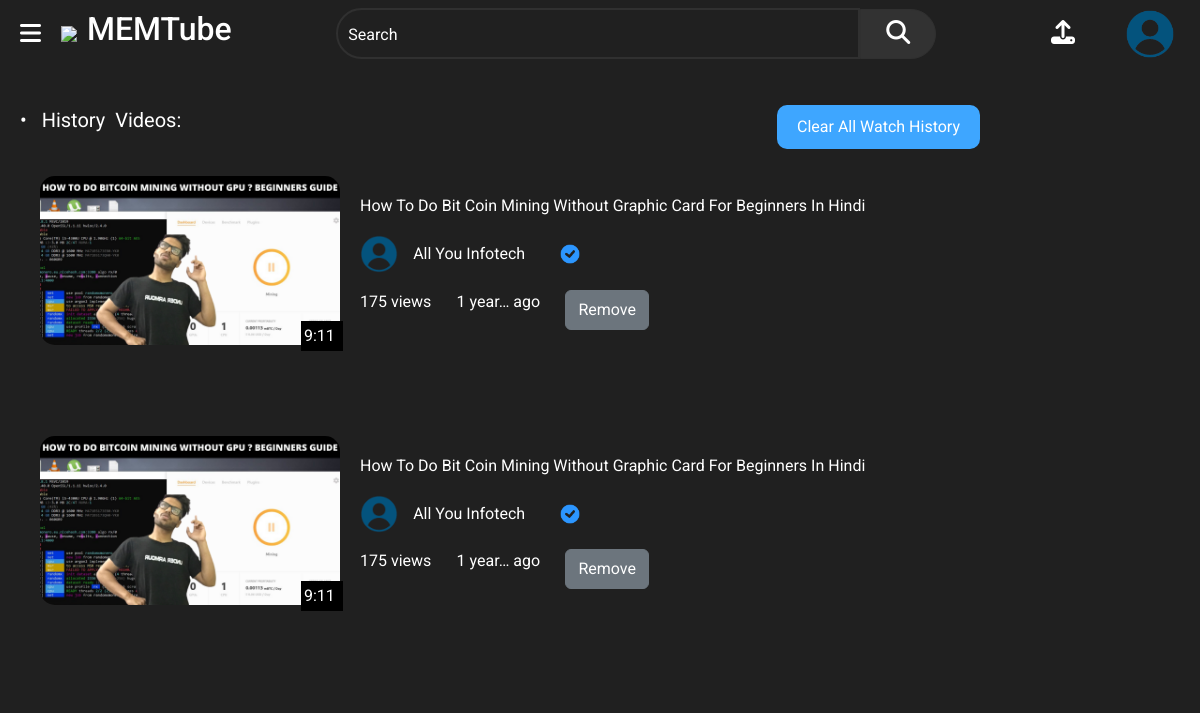
The page /youtube/history (signed in) on the database its author committed.
### youtube_app/models.py (models this page shows, shortened)
class user_videos_history(models.Model):
    user=models.ForeignKey(User,on_delete=models.CASCADE)
    videos=models.ForeignKey(video_details,on_delete=models.CASCADE)
    timestamp=models.DateTimeField(auto_now_add=True)

class video_details(models.Model):
    video_id=models.AutoField(primary_key=True)
    video_title=models.CharField(max_length=150)
    video_category=models.CharField(max_length=100)
    video_description=models.TextField(default="")
    video_thumbnail=models.ImageField(upload_to='thumbnail')
    video_channelname=models.CharField(max_length=100,default="")
    video_timestamp=models.DateTimeField(auto_now_add=True)
    video_duration=models.CharField(max_length=20,default="")
    video_views=models.IntegerField(default=0)
    video_videofile=models.FileField(upload_to='video')

### youtube_app/views.py (the view)
# urls.py: path('youtube/history', views.history_show,name="history_show"),
def history_show(request):
    if request.user.is_authenticated:
        his_video=user_videos_history.objects.order_by('-timestamp')
        return render(request,'youtube_app/history.html',{'videos':his_video})
    else:
        messages.error(request,"Login Required")
        return redirect(request.META.get('HTTP_REFERER', '/'))

### youtube_app/templates/youtube_app/history.html (shortened to what this page needs)
{%extends 'youtube_app/basic.html'%}
{%load humanize%}
{%load static%}
{%block css%}
<link rel="stylesheet" href="{%static 'css/history.css'%}">
{%endblock%}
{%block history%}
<div class="history-content">
     <div class="history-videos">
        <div class="clear-history">
            <p style="font-size:20px; ">• &nbsp; History &nbsp;Videos:</p>
            <a href="/youtube/history/remove/1abc745bf-g"><button>Clear All Watch History</button></a>
         </div>
        {%if videos%}
    {%for history_video in videos%}
        <div class="history-video-content"  >
            <div class="img-video">
                <a href="/youtube/video/{{history_video.videos.video_id}}"><img src="{{history_video.videos.video_thumbnail.url}}"></a>
                <p>{{history_video.videos.video_duration}}</p>
            </div>
            <div class="right-history">
                <div class="history-content-title">
                    <a href="/youtube/video/{{history_video.videos.video_id}}"><p>{{history_video.videos.video_title}}</p></a>
                </div>
                <div class="history-meta-stuff">
                    <img src="{%static 'img/user.png'%}">
                    <p>{{history_video.videos.video_channelname}}</p>
                    <img class="channel-verify-later" src="{%static 'img/verify.png'%}">
                </div>
                <div class="history-meta-stuff-2">
                    <p>{{history_video.videos.video_views}} views</p>
                    <p class="time-later">{{history_video.videos.video_timestamp|naturaltime|truncatechars:"7" }} ago </p>
                    <a href="/youtube/history/remove/{{history_video.videos.video_id}}" onclick="remove_video(event,'/youtube/history/remove/{{history_video.videos.video_id}}')"><button type="button" class="btn btn-secondary btn-prevent" >Remove</button></a>
                </div>
            </div>
        </div>
        {%endfor%}
        {%else%}
        <div class="no-video"><p>Sorry, No videos Found</p></div>
        {%endif%}
     </div>
</div>
{%endblock%}

### youtube_app/templates/youtube_app/basic.html (shortened to what this page needs)
<!DOCTYPE html>
<html lang="en">
<head>
    {% load custom_tags %}
    {%load static%}
    <link rel="stylesheet" href="{%static 'css/basic.css'%}">
    {%block css%}{%endblock%}
    <link href="https://cdn.jsdelivr.net/npm/bootstrap@5.3.1/dist/css/bootstrap.min.css" rel="stylesheet">
    <link href="https://cdn.jsdelivr.net/npm/remixicon@3.4.0/fonts/remixicon.css" rel="stylesheet">
</head>
<body>
 <div class="navbar">
<div class="logo-container">
  <div class="logo-hamburger">
    <i class="fa-solid fa-bars" id="hamburger-open-close" onclick="hamburger()" ></i>
    <a href="/"><img src="{%static 'img/logo.png'%}"></a>
    <a href="/"><h2>MEMTube</h2></a>
  </div>
</div>
<div class="search-container">
    <form action="/youtube/search/query" method="GET">
        <input type="text" name="search" id="search" autocomplete="off"
        placeholder="Search" >
        <div class="search-result">
            <ul id="search-suggestions">
            </ul></div>
        <button type="submit"><i class="fa-solid fa-magnifying-glass" ></i></button>
    </form>
</div>
<div class="profile-container">
       {% if user.is_authenticated%}
       <a href="/youtube/user-upload"><i class="fa-solid fa-upload" ></i></a>
       <div class="dropdown">
           <img src="{%static 'img/user.png'%}" class=" dropdown-toggle"  id="dropdownMenuButton" data-toggle="dropdown" aria-haspopup="true" aria-expanded="false" >
      </div>
        {%else%}
    <button class="signin" data-bs-toggle="modal" data-bs-target="#loginModal"><i class="fa-solid fa-user"></i>Sign in</button>
    {%endif%}
</div>
 </div>
<div class="body-container">
     {%block history%}{%endblock%}
      </div>
</body>
</html>

### youtube_app/static/css/basic.css (style rules this page uses)
* { padding: 0; margin: 0; box-sizing: border-box; scroll-behavior: smooth; font-family: 'Roboto',sans-serif; background-color: #202020; }
body i { font-size: 1.5rem; color:#fff; background-color: transparent; }
body p,body a { text-decoration: none; color:#FFF; }
.navbar { display: flex; flex-direction: row; justify-content: space-between; flex-wrap: wrap; align-items: center; z-index:1000; }
.search-result { width:44vmax; color:white; border-radius: 20px; border:solid 1px #202020; background:#202020; position: absolute; margin-top: 1%; left:31%; z-index:200000; top: 90%; }
#search-suggestions { width:45vw; position: absolute; top: 100%; left: 0; z-index: 1; background-color: #202020; border: 1px solid #202020; border-radius: 20px; border-top: none; list-style: none; padding: 0; margin: 0; max-height: 300px; overflow-y: auto; }
.logo-hamburger { display: flex; align-items: center; padding-left: 10px; }
.logo-hamburger i,.logo-hamburger img { margin-inline:10px; }
.logo-hamburger img { width: 60px; }
.search-container { width:50%; }
.search-container form { display: flex; align-items: center; }
.search-container input { padding-block:10px; padding-inline: 10px; font-size: 18px; color: #fff; width:90%; border:solid 2px hsl(0, 0%, 18.82%); border-radius: 50px 0px 0px 50px; background-color: transparent; }
#search::placeholder { color:#fff; font-size: 1rem; }
.search-container button { padding-block:10px; padding-inline: 25px; background-color: #FFFFFF14; border-radius: 0px 40px 40px 0px ; border:solid 1px hsl(0, 0%, 18.82%); }
.profile-container { display: flex; align-items: center; margin-right: 15px; padding-inline: 10px; }
.fa-upload { margin-right: 50px; cursor: pointer; }
.profile-container img { width:50px; height:50px; }
.body-container { display: flex; position: fixed; top:90px; height:cal(100vh - 60px); }

### youtube_app/static/css/history.css (style rules this page uses)
.history-content { display: flex; max-height: 80vh; overflow-y: scroll; flex-direction: row; justify-content:flex-start; width:100vw !important; padding-left:20px; }
.history-videos { display: flex; flex-direction: column; padding-block:15px; gap:5px; }
.history-content p { background: transparent; }
.history-video-content { display: flex; flex-direction: row; gap:20px; padding:20px; }
.img-video p { width:14%; position: relative; left:87%; bottom: 11%; border:solid black !important; background: black !important;; }
.img-video img { width: 300px;; border-radius: 15px; }
.img-video { background: transparent; }
.right-history { display: flex; flex-direction: column; margin-top: 2%; background: transparent; }
.history-meta-stuff { display: flex; flex-direction: row; align-items: center; gap:5%; background: transparent; white-space: nowrap; }
.history-meta-stuff p { position: relative; top:20%; right: 2%; }
.history-meta-stuff img { width:38px; height:38px; background: transparent; }
.history-meta-stuff-2 { display: flex; flex-direction: row; background: transparent; white-space: nowrap; margin-top: 3%; gap:5%; }
.channel-verify-later { width:20px !important; height:20px !important; }
.history-content-title { background: transparent; }
.btn-prevent { height:40px !important; }
.clear-history { display: flex; flex-direction: row; align-items: center; flex-wrap: wrap; justify-content: space-between; width:80vw !important; }
.clear-history button { color:#fff; padding:10px 20px; margin-bottom: 1%; border: #3ea6ff; border-radius: 10px; background-color: #3ea6ff; }

### rows shown on the page
user_videos_history: videos.video_thumbnail (picture), videos.video_duration "9:11", videos.video_title "How To Do Bit Coin Mining Without Graphic Card For Beginners In Hindi", videos.video_channelname "All You Infotech", videos.video_views "175", videos.video_timestamp "1 year…"
user_videos_history: videos.video_thumbnail (picture), videos.video_duration "9:11", videos.video_title "How To Do Bit Coin Mining Without Graphic Card For Beginners In Hindi", videos.video_channelname "All You Infotech", videos.video_views "175", videos.video_timestamp "1 year…"
